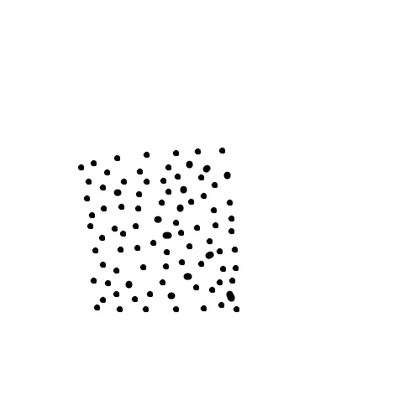
%> input picture testData/sqr.bmp, 420 x 396 px, shrunk from 500 x 472 before the run
$ octave DemoSecOrder.m   (GNU Octave 9; MATLAB toolbox functions it lacks are replaced by stand-ins)
%> lines starting %> are read from the running program, lines starting %| are printed output that depends on the picture; in (x1, y1, x2, y2) boxes, pixels count from 0 and x2, y2 are one past the last pixel; in counts of white or black regions, pixels touching at a corner belong together; the program's own positions count from 1
### findLocation.m
% find discrete dots location
% input: sImg ------ images
function [xd,yd] = findLocation(sImg)

src = sImg;
if size(src,3)>1
    srcImg = im2bw(rgb2gray(src),0.1); % only the binary image
else
    srcImg = im2bw(src,0.1);
end
se = strel('disk',2);
srcImg = imopen(srcImg,se);

figure,imshow(srcImg,[]);

[w,h] = size(srcImg);
[l,n] = bwlabel(~srcImg);
cenDotImg = ones(w,h);

for i = 1:n
    [xi,yi] = find(l == i);
    x = ceil(mean(xi));
    y = ceil(mean(yi));

    cenDotImg(x,y) = 0;
end

figure,imshow(cenDotImg,[]);
[xd,yd] = find(cenDotImg == 0);

### findAdjMatrix.m
function [adjList, adjSecList,uniSecLoc] = findAdjMatrix(TRIList)
% find 1 or 2 order adjacent matrix
% input: TRI list
% outpot: 1 for 1st order, 2 for 2nd
% order.
%-------------------------------------------------------------------------

adjListTemp1 = [TRIList(:,1), TRIList(:,2)];
adjListTemp2 = [TRIList(:,1), TRIList(:,3)];
adjListTemp3 = [TRIList(:,2), TRIList(:,3)];
adjListWithRedundancy = [adjListTemp1; adjListTemp2; adjListTemp3];

% clear adjListTemp1 adjListTemp2 adjListTemp3

uniList = unique(adjListWithRedundancy,'rows');
len = length(uniList(:,1));

for i = 1:len
    listValue = uniList(i,:);
    if listValue(1,1) ~= 0
        [~,~,iList] = intersect(fliplr(listValue), uniList, 'rows');
        if ~isempty(iList)
            uniList(iList,:) = [0,0];
        end
    end
end
adjListTemp = uniList;
adjListTemp(uniList == 0) = [];
adjList = [adjListTemp(1: length(adjListTemp(:))/2); adjListTemp(length(adjListTemp(:))/2+1:end)]'; % first order


allAdjList = [adjListTemp1; adjListTemp2; adjListTemp3; fliplr(adjListTemp1); fliplr(adjListTemp2); fliplr(adjListTemp3)];
uniList = unique(allAdjList(:,1));
secList = {};
for item = uniList'
    tempList = allAdjList(:,1);
    uRows = find(tempList == item);
    secListTempLocation = [];
    secListTemp =[];

        for un = uRows'
            secListTempLocation = tempList == allAdjList(un,2);
            secListTemp = [secListTemp; allAdjList(secListTempLocation,:)];
            % secListTemp = allAdjList(uRows,2);

        end

        secList = [secList; unique(secListTemp,'rows')];
end
% adjSecList = unique(secList,'rows'); % second order
adjSecList =secList;
uniSecLoc = uniList;

disp('pp')

### plotFigure.m
function plotFigure(srcimg, locList,x,y,w,h)
%
%
%
%------------------------------------------
n= size(locList,2);
c = [];
figure
imshow(srcimg)
hold on
plot(y, x,'.r');  % y,x
hold on
for i = 1:length(locList(:,1))
    if n == 2
        a = locList(i,1);
        b = locList(i,2);
    elseif n == 3
        c = locList(i,3);
    else
        disp('wrong dimension!')
    end

    if b ~= 0
        xt = [x(a) x(b)];
        yt = [y(a) y(b)];
        plot(yt, xt,'-r');
%         set(gca,'ydir','reverse')
        hold on
    end
    if ~isempty(c)
        xt = [x(a) x(c)];
        yt = [y(a) y(c)];
        plot(yt, xt,'-r');
%         set(gca,'ydir','reverse')
        hold on
    end

%     pause(0.1)
end

 set(gca,'ydir','reverse')
% axis([0 w 0 h])
% axis off

hold off

### DemoSecOrder.m

% main function
clear
close all

addpath('.\testData\')
addpath('.\clusterData\')
addpath(genpath('.\Evaluation\'));
%% -----------parameter setting----------
wn1 = 1; %clustering : 100
wn2 = 1;

%% ui input image
[pname,adrname]=uigetfile('.\Evaluation\pics\clusterTransform\icon.bmp','Select Your Images'); %'*.jpg','*.bmp', '*bmp'
%> the answer given: testData/sqr.bmp

        if exist(strcat(adrname,pname), 'file')

            src = imread(strcat(adrname,pname));
%> src is the input picture: size 396x420x3 uint8; min 0, max 255, mean 250.7
            figure

            imshow(src);
            [h,w,~] = size(src);
%> h = 396; w = 420
%             srcData = getSpecShape(shape);
            [xd,yd] = findLocation(src);
%> in findLocation, `srcImg = im2bw(rgb2gray(src),0.1);`:
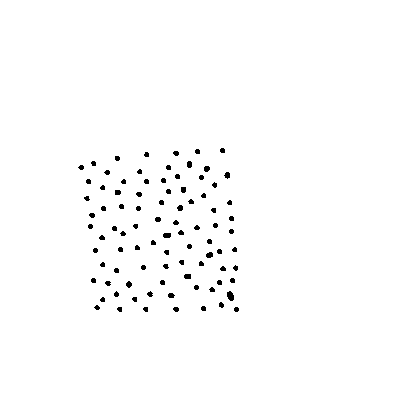
%> srcImg: size 396x420 logical; 98.8% white; 89 black regions, largest, box (x1, y1, x2, y2) and area: (227, 291, 234, 301) 53, (163, 233, 171, 238) 37, (206, 252, 213, 258) 34
%> in findLocation, `[l,n] = bwlabel(~srcImg);`:
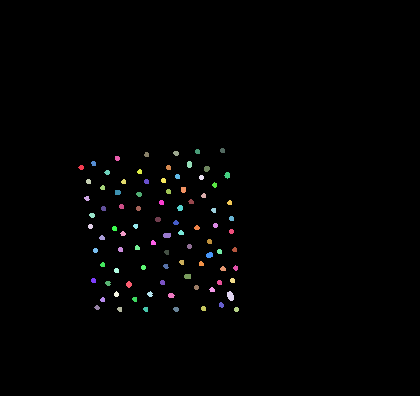
%> l: size 396x420 double; 90 distinct labels, from 0 to 89; one colour per label, 0 black
%> in findLocation, `[l,n] = bwlabel(~srcImg);`: n = 89
%> the loop in findLocation, `for i = 1:n` made 89 passes
%> (x, y) on passes 1 to 12: (168, 82), (199, 88), (183, 90), (227, 91), (216, 93), (165, 95), (282, 95), (251, 96), (309, 98), (239, 103), (189, 104), (266, 104)
%> after the loop in findLocation, `for i = 1:n`:
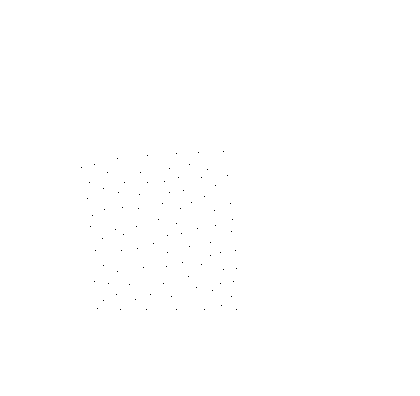
%> cenDotImg: size 396x420 double; values 0 (black) and 1 (white), 99.9% white; black in thin lines or dots, all inside (x1, y1, x2, y2) = (81, 151, 237, 310)
%> in findLocation, `[xd,yd] = find(cenDotImg == 0);`: xd = 89 values from 152 to 310; yd = 89 values from 82 to 237
%> xd = 89 values, max 310 at index 22, min 152 at index 79, mean 233.3; yd = 89 values from 82 to 237
        else
            warndlg('No image input','warning !');
            return;
        end
 filename = pname;
filename(end-3:end)=[];
savePath = '.\Evaluation\pics\clusteringdata\TwoReach\';
%% input image
% [4 lines of commented-out code are left out]

%% input real-word image
% [10 lines of commented-out code are left out]
%% load clustering data
% nameData = 'Flame';
% [yd,xd,h,w] =loadClusterData(nameData);
% src = [];

%%
tic
TRI = delaunay(xd,yd);
%> TRI = 160 rows, first 12: [7 1 9; 7 4 1; 47 50 36; 47 59 50; 56 44 58; 13 9 22; 13 7 9; 18 22 28; 18 13 22; 2 1 4; 64 50 59; 75 83 85]
[adjList, adjSecList, uniSecLoc] = findAdjMatrix(TRI);
%> in findAdjMatrix, `adjListTemp1 = [TRIList(:,1), TRIList(:,2)];`: adjListTemp1 = 160 rows, first 12: [7 1; 7 4; 47 50; 47 59; 56 44; 13 9; 13 7; 18 22; 18 13; 2 1; 64 50; 75 83]
%> in findAdjMatrix, `adjListTemp2 = [TRIList(:,1), TRIList(:,3)];`: adjListTemp2 = 160 rows, first 12: [7 9; 7 1; 47 36; 47 50; 56 58; 13 22; 13 9; 18 28; 18 22; 2 4; 64 59; 75 85]
%> in findAdjMatrix, `adjListTemp3 = [TRIList(:,2), TRIList(:,3)];`: adjListTemp3 = 160 rows, first 12: [1 9; 4 1; 50 36; 59 50; 44 58; 9 22; 7 9; 22 28; 13 22; 1 4; 50 59; 83 85]
%> in findAdjMatrix, `adjListWithRedundancy = [adjListTemp1; adjListTemp2; adjListTemp3];`: adjListWithRedundancy = 480 rows, first 12: [7 1; 7 4; 47 50; 47 59; 56 44; 13 9; 13 7; 18 22; 18 13; 2 1; 64 50; 75 83]
%> in findAdjMatrix, `uniList = unique(adjListWithRedundancy,'rows');`: uniList = 322 rows, first 12: [1 2; 1 4; 1 9; 2 1; 2 4; 2 11; 3 1; 3 2; 3 6; 3 11; 3 15; 4 1]
%> in findAdjMatrix, `len = length(uniList(:,1));`: len = 322
%> the loop in findAdjMatrix, `for i = 1:len` made 322 passes
%> (listValue, iList) on passes 1, 2, 6, 13, 14, 15, 21, 26, 27, 30, 34, 37: ([1 2], 4), ([1 4], 12), ([2 11], 36), ([4 7], 24), ([4 8], 28), ([4 17], 60), ([6 15], 53), ([7 13], 44), ([7 16], 56), ([8 23], 76), ([10 17], 61), ([11 15], 54)
%> listValue on passes 3, 4, 5, 7, 8, 9: [1 9], [0 0], [2 4], [3 1], [3 2], [3 6]
%> after the loop in findAdjMatrix, `for i = 1:len`: uniList = 322 rows, first 12: [1 2; 1 4; 1 9; 0 0; 2 4; 2 11; 3 1; 3 2; 3 6; 3 11; 3 15; 0 0]
%> in findAdjMatrix, `adjListTemp = uniList;`: adjListTemp has the same summary as uniList
%> in findAdjMatrix, `adjList = [adjListTemp(1: length(adjListTemp(:))/2); adjListTemp(lengt..`: adjList = 496 values, max 89 at index 248, min 1 at index 1, mean 44.45
%> in findAdjMatrix, `allAdjList = [adjListTemp1; adjListTemp2; adjListTemp3; fliplr(adjList..`: allAdjList = 960 rows, first 12: [7 1; 7 4; 47 50; 47 59; 56 44; 13 9; 13 7; 18 22; 18 13; 2 1; 64 50; 75 83]
%> in findAdjMatrix, `uniList = unique(allAdjList(:,1));`: uniList = 89 values from 1 to 89
%> the loop in findAdjMatrix, `for item = uniList'` made 89 passes
%> uRows on passes 1, 2, 3, 5, 6, 8, 9, 10, 11, 12, 13: [321; 330; 462; 481; 490; 622; 642; 729; 781; 802; 889; 941], [10; 170; 463; 477; 623; 637; 775; 782; 798; 935; 942; 958], [139; 140; 141; 142; 143; 299; 300; 301; 302; 303], [157; 158; 159; 160; 317; 318; 319; 320], [89; 90; 249; 250; 461; 621; 779; 939], [31; 191; 395; 403; 555; 563; 713; 724; 873; 884], [326; 486; 641; 647; 801; 807], [83; 84; 85; 243; 244; 245; 407; 567; 728; 888], [414; 455; 460; 574; 615; 620; 735; 777; 783; 895; 937; 943], [73; 74; 75; 76; 77; 233; 234; 235; 236; 237], [6; 7; 166; 167; 329; 392; 489; 552; 711; 871]
%> after the loop in findAdjMatrix, `for item = uniList'`: secList = 89 items
%> in findAdjMatrix, `uniSecLoc = uniList;`: uniSecLoc = 89 values from 1 to 89
%> adjSecList = 89 items; uniSecLoc = 89 values from 1 to 89
plotFigure(src,adjList,xd,yd,w,h) % adjList: 1st order
%> in plotFigure, `plot(y, x,'.r');`:
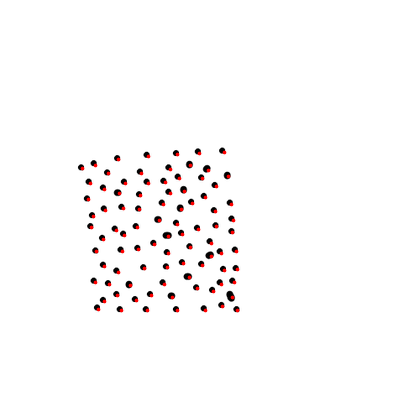
%> figure redrawn from the program's plot data
%> the loop in plotFigure, `for i = 1:length(locList(:,1))` made 1 pass
%| wrong dimension!
%> the run ends on the next line

$ run again, with testData/4line.bmp copied over testData/sqr.bmp
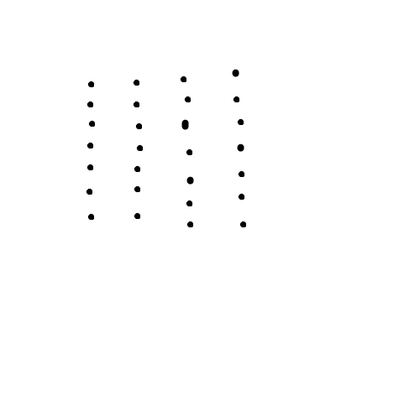
%> input picture testData/4line.bmp, 420 x 396 px, shrunk from 500 x 472 before the run
%> src is the input picture: size 396x420x3 uint8; min 0, max 255, mean 253.6
%> srcImg: size 396x420 logical; 99.6% white; 28 black regions, largest, box (x1, y1, x2, y2) and area: (182, 120, 188, 129) 45, (188, 177, 193, 184) 30, (233, 70, 238, 76) 27
%> in findLocation, `[l,n] = bwlabel(~srcImg);`:
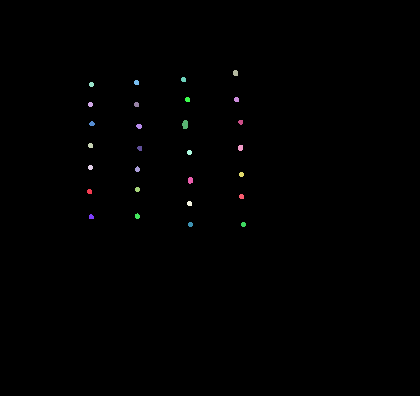
%> l: size 396x420 double; 29 distinct labels, from 0 to 28; one colour per label, 0 black
%> in findLocation, `[l,n] = bwlabel(~srcImg);`: n = 28
%> the loop in findLocation, `for i = 1:n` made 28 passes
%> (x, y) on passes 1 to 8: (193, 91), (105, 91), (147, 92), (168, 91), (85, 92), (125, 93), (218, 92), (84, 138)
%> in findLocation, `[xd,yd] = find(cenDotImg == 0);`: xd = 28 values from 74 to 225; yd = 28 values from 91 to 244
%> `[xd,yd] = findLocation(src);`: xd = 28 values, max 225 at index 21, min 74 at index 22, mean 150; yd = 28 values from 91 to 244
%> TRI = 45 rows, first 12: [12 6 21; 8 4 9; 8 9 15; 8 22 4; 8 15 22; 17 9 16; 17 15 9; 17 16 23; 17 22 15; 17 23 22; 24 23 16; 24 22 23]
%> adjListTemp1 = 45 rows, first 12: [12 6; 8 4; 8 9; 8 22; 8 15; 17 9; 17 15; 17 16; 17 22; 17 23; 24 23; 24 22]
%> adjListTemp2 = 45 rows, first 12: [12 21; 8 9; 8 15; 8 4; 8 22; 17 16; 17 9; 17 23; 17 15; 17 22; 24 16; 24 23]
%> adjListTemp3 = 45 rows, first 12: [6 21; 4 9; 9 15; 22 4; 15 22; 9 16; 15 9; 16 23; 22 15; 23 22; 23 16; 22 23]
%> adjListWithRedundancy = 135 rows, first 12: [12 6; 8 4; 8 9; 8 22; 8 15; 17 9; 17 15; 17 16; 17 22; 17 23; 24 23; 24 22]
%> in findAdjMatrix, `uniList = unique(adjListWithRedundancy,'rows');`: uniList = 92 rows, first 12: [1 2; 1 4; 1 9; 2 10; 3 2; 3 6; 3 11; 3 12; 4 9; 5 1; 5 2; 5 7]
%> len = 92
%> the loop in findAdjMatrix, `for i = 1:len` made 92 passes
%> (listValue, iList) on passes 3, 4, 9, 16, 20, 27, 28, 30: ([1 9], 25), ([2 10], 29), ([4 9], 26), ([6 12], 36), ([7 13], 39), ([9 15], 46), ([9 16], 48), ([10 14], 43)
%> adjListTemp has the same summary as uniList
%> in findAdjMatrix, `adjList = [adjListTemp(1: length(adjListTemp(:))/2); adjListTemp(lengt..`: adjList = 144 values, max 28 at index 72, min 1 at index 1, mean 14.69
%> allAdjList = 270 rows, first 12: [12 6; 8 4; 8 9; 8 22; 8 15; 17 9; 17 15; 17 16; 17 22; 17 23; 24 23; 24 22]
%> in findAdjMatrix, `uniList = unique(allAdjList(:,1));`: uniList = 28 values from 1 to 28
%> the loop in findAdjMatrix, `for item = uniList'` made 28 passes
%> uRows on passes 1 to 8: [22; 67; 130; 175; 218; 221; 263; 266], [132; 177; 200; 209; 220; 245; 254; 265], [29; 30; 31; 74; 75; 76], [92; 137; 184; 202; 229; 247], [40; 41; 42; 43; 44; 45; 85; 86; 87; 88; 89; 90], [91; 120; 136; 165], [38; 39; 83; 84; 131; 176; 225; 270], [2; 3; 4; 5; 47; 48; 49; 50]
%> in findAdjMatrix, `adjSecList =secList;`: adjSecList = 28 items
%> in findAdjMatrix, `uniSecLoc = uniList;`: uniSecLoc = 28 values from 1 to 28
%> `[adjList, adjSecList, uniSecLoc] = findAdjMatrix(TRI);`: adjSecList = 28 items; uniSecLoc = 28 values from 1 to 28
%> in plotFigure, `plot(y, x,'.r');`:
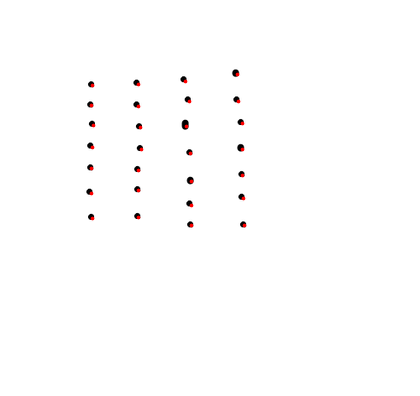
%> figure redrawn from the program's plot data
%> the loop in plotFigure, `for i = 1:length(locList(:,1))` made 1 pass
%| wrong dimension!
